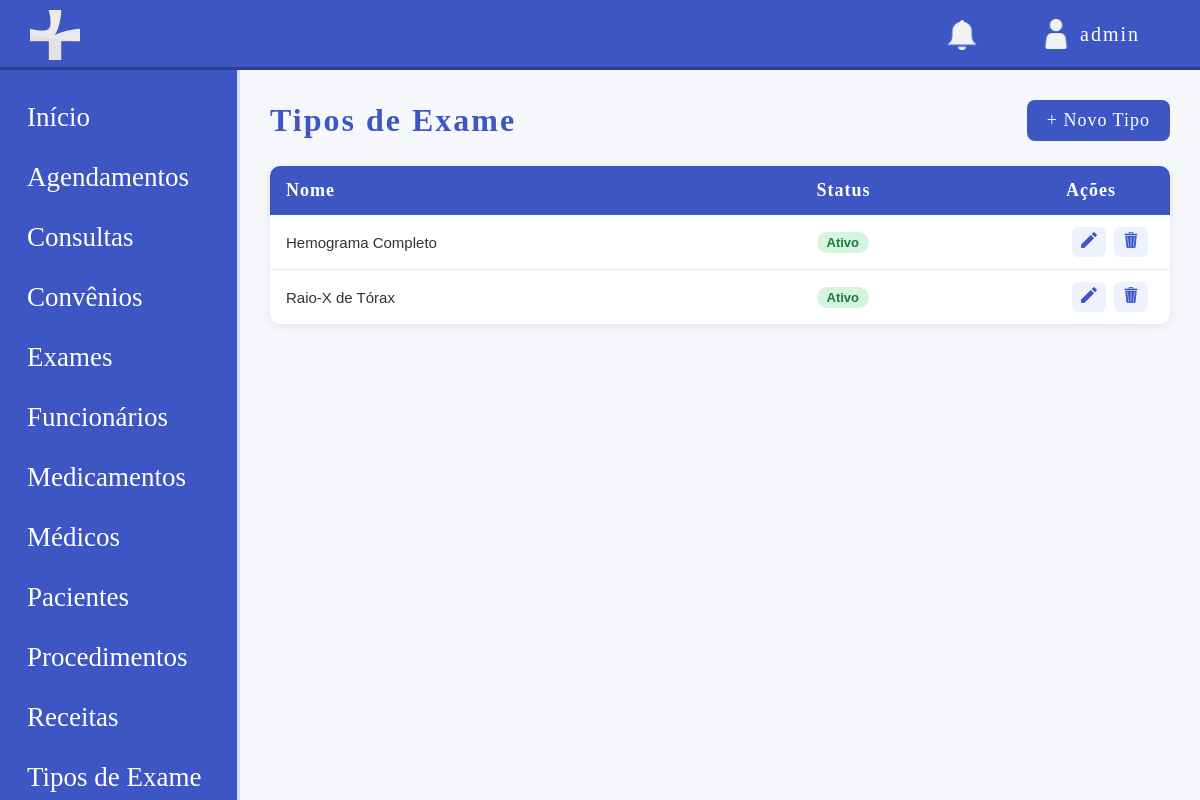
Before: /modulos/tipos_exames/listar_tipoexame.php (signed in) with the older database file.
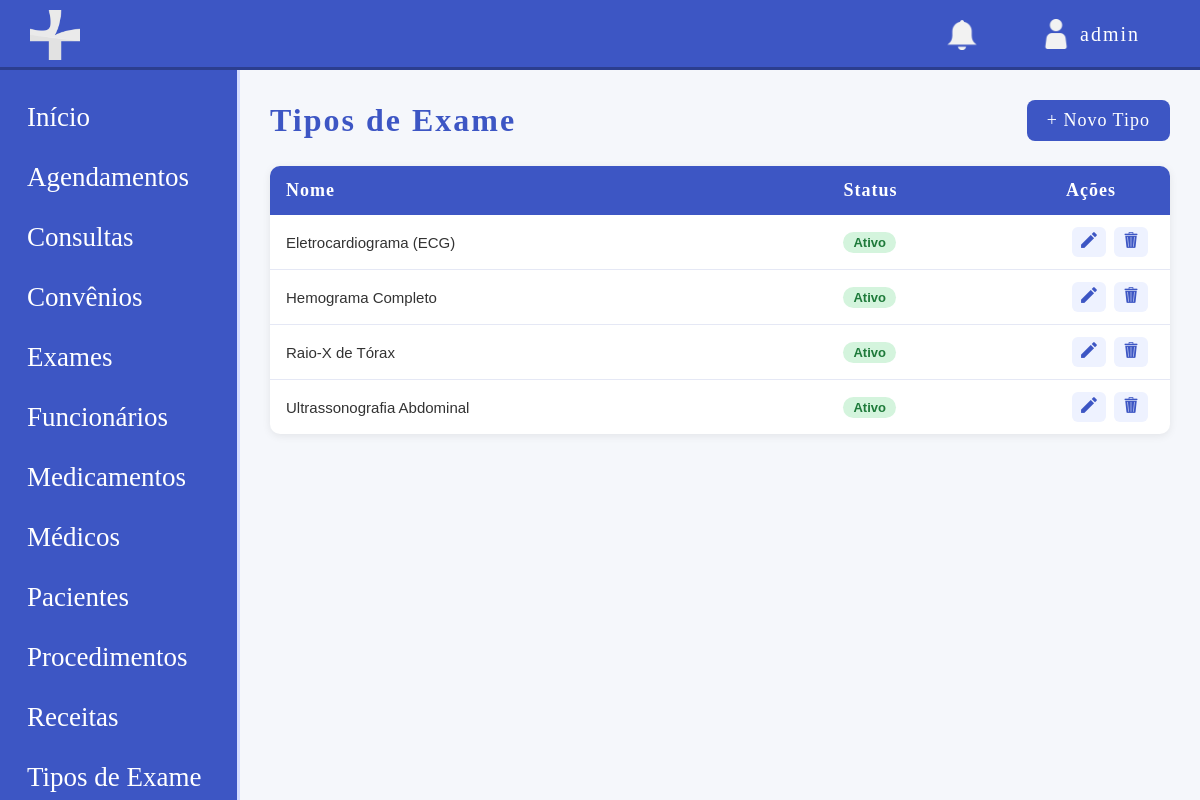
After: the same page with the newer database file.
### tables this page shows
CREATE TABLE tipo_exame (
    id INT UNSIGNED NOT NULL AUTO_INCREMENT,
    nome VARCHAR(100) NOT NULL,
    ativo TINYINT(1) NOT NULL DEFAULT 1,
    data_registro TIMESTAMP DEFAULT CURRENT_TIMESTAMP,
    PRIMARY KEY (id),
    UNIQUE KEY nome (nome)
);

### modulos/tipos_exames/listar_tipoexame.php (the view, shortened to what this page needs)
<?php
require '../../config/conexao.php';
$base = '/site-clinicamedica';
$sql = "SELECT * FROM tipo_exame ORDER BY ativo DESC, nome ASC";
$tipos = $pdo->query($sql)->fetchAll();
?>
<!DOCTYPE html>
<html lang="pt-br">
<head>
    <link rel="stylesheet" href="<?php echo $base; ?>/css/style.css">
</head>
<body class="dashbody">
    <?php include '../../includes/header.php'; ?>
    <div class="layout">
        <?php include '../../includes/sidebar.php'; ?>
        <main class="main">
            <div class="pagina-topo">
                <h1>Tipos de Exame</h1>
                <a href="cadastrar_tipoexame.php" class="btn-novo">+ Novo Tipo</a>
            </div>
            <?php if (count($tipos) === 0): ?>
                <div class="vazio">
                    <p>Nenhum tipo de exame cadastrado ainda.</p>
                    <a href="cadastrar_tipoexame.php" class="btn-novo">Cadastrar o primeiro</a>
                </div>
            <?php else: ?>
                <table class="tabela">
                    <thead>
                        <tr>
                            <th>Nome</th>
                            <th>Status</th>
                            <th style="width: 120px;">Ações</th>
                        </tr>
                    </thead>
                    <tbody>
                        <?php foreach ($tipos as $t): ?>
                            <tr class="<?php echo $t['ativo'] ? '' : 'linha-inativa'; ?>">
                                <td><?php echo htmlspecialchars($t['nome']); ?></td>
                                <td>
                                    <?php if ($t['ativo']): ?>
                                        <span class="tag tag-ativo">Ativo</span>
                                    <?php else: ?>
                                        <span class="tag tag-inativo">Inativo</span>
                                    <?php endif; ?>
                                </td>
                                <td class="acoes">
                                    <a href="editar_tipoexame.php?id=<?php echo $t['id']; ?>" class="btn-acao" title="Editar">
                                        <img src="../../img/editar_icon.png" class="iconeacao" alt="Editar">
                                    </a>
                                    <a href="excluir_tipoexame.php?id=<?php echo $t['id']; ?>"
                                       class="btn-acao btn-excluir"
                                       title="Excluir"
                                       onclick="return confirm('Tem certeza que deseja excluir este tipo de exame?');">
                                        <img src="../../img/excluir_icon.png" class="iconeacao" alt="Excluir">
                                    </a>
                                </td>
                            </tr>
                        <?php endforeach; ?>
                    </tbody>
                </table>
            <?php endif; ?>
        </main>
    </div>
</body>
</html>

Changed rows visible on the page:
added tipo_exame: nome "Eletrocardiograma (ECG)", ativo "Ativo"
added tipo_exame: nome "Ultrassonografia Abdominal", ativo "Ativo"
